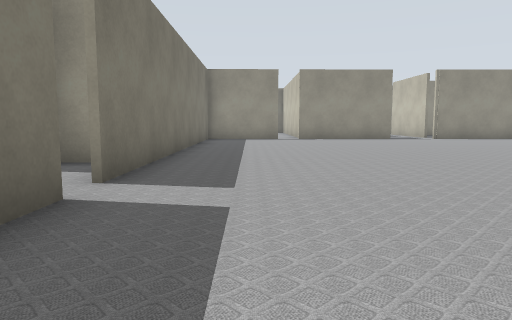
View 1 (above)

24 first-person views from a walk through a Gazebo world. The camera is 0.72 m above the floor, tilts 6° down and sees 70° across. Floor lines are 1 m apart. The floor is counted in squares, 1 m on a side. Each view is taken from the middle of a square. On the plan, view 1 faces up. The plan holds only what a view shows up to about 11 squares ahead; the rest is blank. The place goes on beyond the plan.

View 2
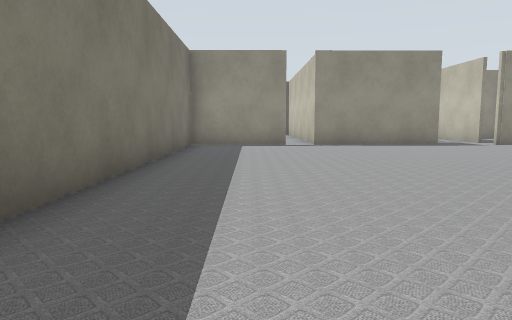

View 3
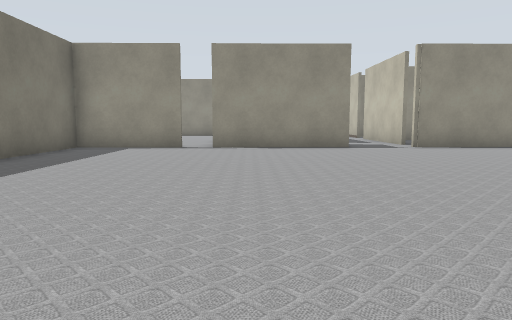

View 4
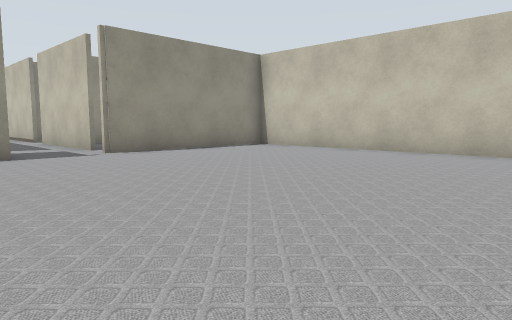

View 5
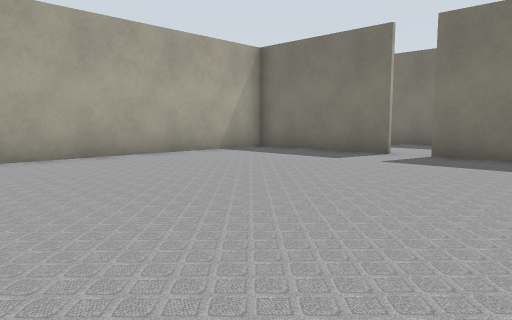

View 6
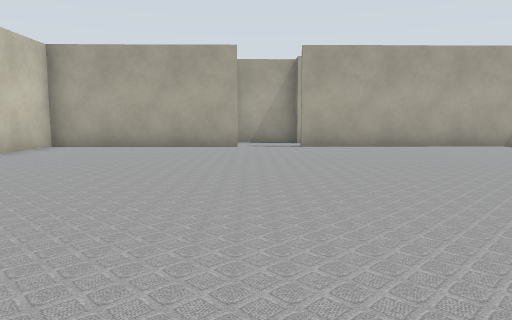

View 7
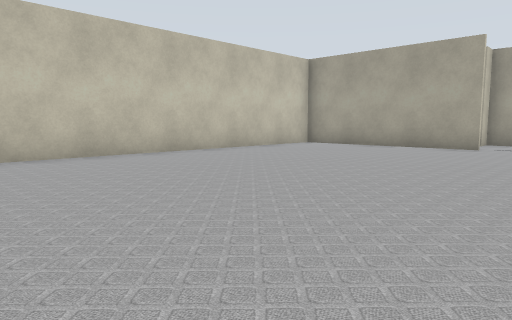

View 8
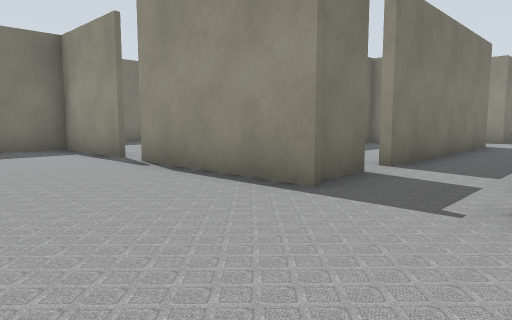

View 9
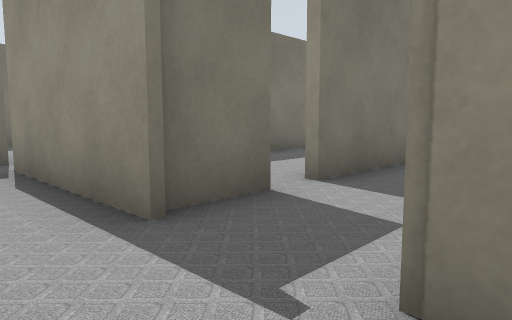

View 10
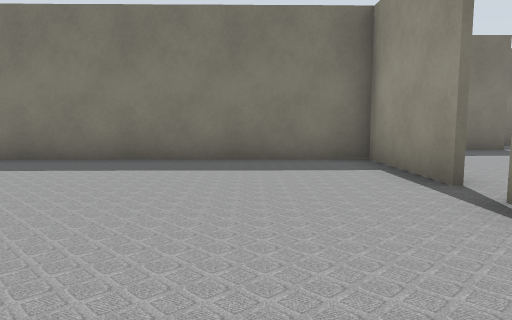

View 11
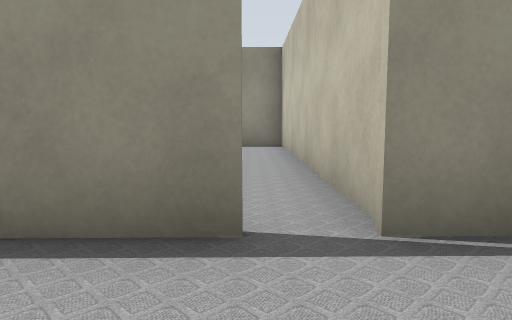

View 12
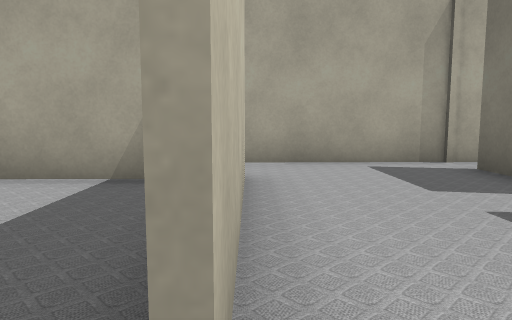

View 13
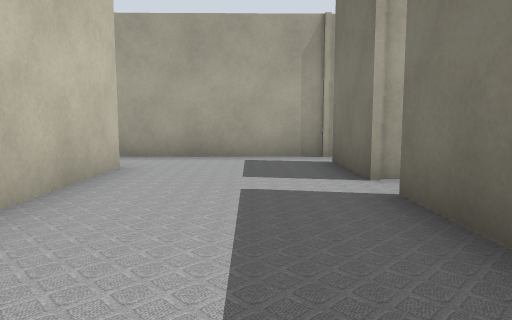

View 14
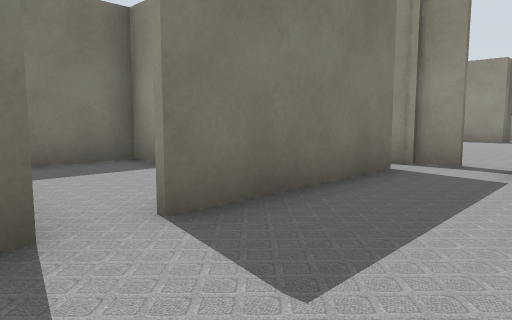

View 15
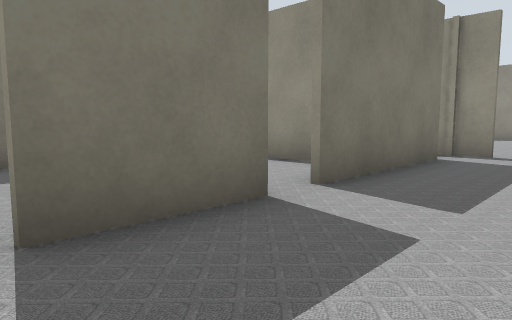

View 16
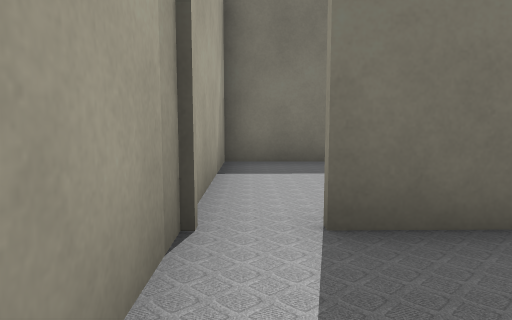

View 17
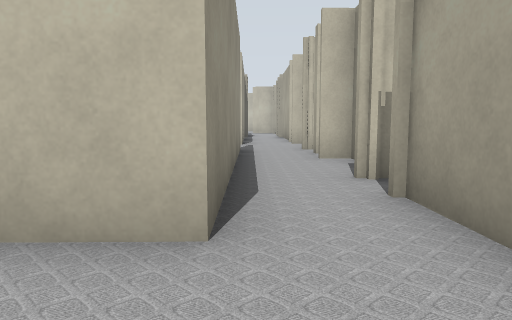

View 18
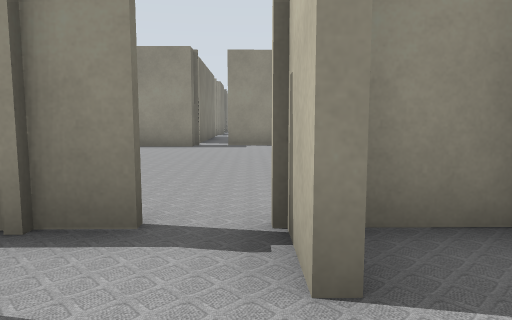

View 19
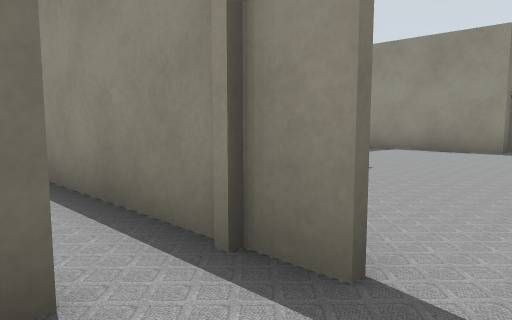

View 20
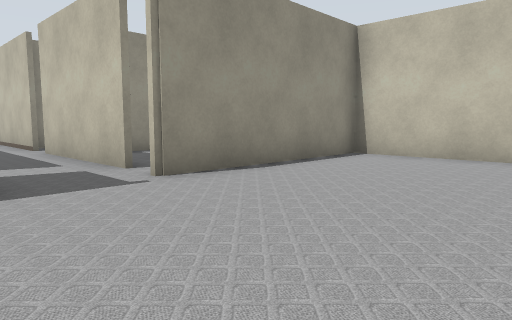

View 21
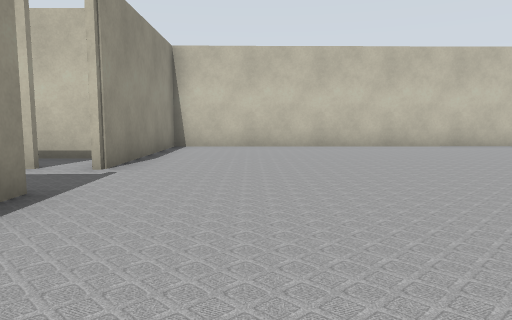

View 22
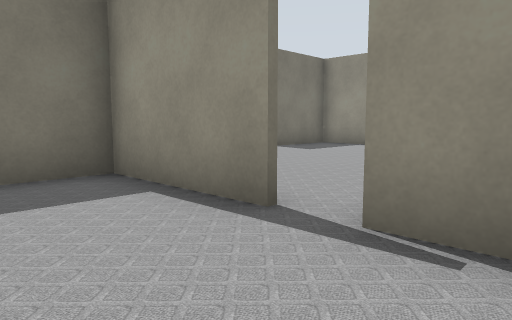

View 23
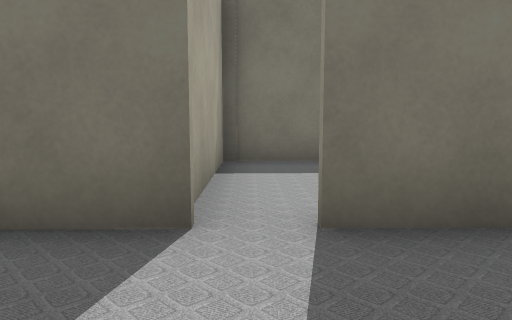

View 24
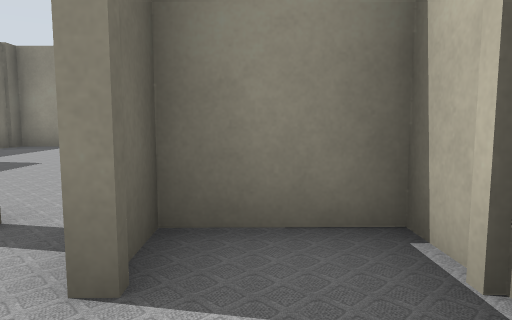

### Floor plan
Points are (right, up) in squares from view 1. A wall is a line through its corners. A room is listed if a view was taken in it or the views show most of it. See-through windows are left out.
Room 1 (views 1, 2, 3, 4, 5, 6, 7, 8, 9, 10, 11, 20, 21, 22)
walls: (5.7, 15.3) (1.9, 15.2); (7.5, 16.3) (7.5, 20.3); (7.5, -0.4) (12.8, -0.4) (12.6, 15.4) (7.4, 15.3); (9.1, 16.1) (9.1, 17.4); (1, 15.2) (-2, 15.2) (-1.8, 4.2); (5.4, 16.9) (5.4, 15.4); (-1.8, 3.4) (-1.7, -0.6) (5.7, -0.5); (7.3, -2.8) (7.8, -2.8) (7.8, -2.2); (7.5, 21.1) (7.4, 22.6); (5.3, 22.6) (5.4, 17.7)
ways out: opening at (-2, 4) to room 2; gap at (5, 17.5) to room 5; gap at (1, 15)
Room 2 (views 12, 13, 18, 19, 24)
walls: (-2, 6.4) (-4, 6.4); (-5.5, 5.5) (-5.5, 3.6)
ways out: opening at (-2, 4) to room 1; opening at (-3.5, 2.5) to room 4; gap at (-4, 6)
Room 3 (views 14, 15, 16, 17)
walls: (-5.4, 0.5) (-5.4, -1.6); (-9.6, -0.7) (-9.6, -2.6) (-2.4, -2.4); (-1.9, -0.7) (-1.9, 0.5)
ways out: opening at (-3.5, -0.5) to room 4; opening at (-1.5, -2) to room 6
Room 4 (view 23)
walls: (-5.5, 3.6) (-5.4, 1.4); (-7, 3.4) (-9.7, 3.3) (-9.6, 0.4) (-5.4, 0.5); (-1.9, 0.5) (-1.9, 3.4)
ways out: opening at (-3.5, 2.5) to room 2; opening at (-3.5, -0.5) to room 3
Room 5 (no view inside)
walls: (1.9, 22) (1.9, 20.5)
ways out: gap at (5, 17.5) to room 1
Room 6 (no view inside)
walls: (0.6, -2.8) (0.6, -2.3); (-2.4, -2.4) (-0.4, -2.4); (3.1, -3) (3.1, -2.2); (5.6, -0.6) (-1.9, -0.7)
ways out: opening at (-1.5, -2) to room 3; opening at (0, -3)

Positions as (right, up) in squares from view 1, and headings:
1: (0, 0), facing up
2: (0, 4), facing up
3: (3, 5), facing up
4: (4, 7), facing up-right
5: (6, 7), facing down-left
6: (7, 10), facing down
7: (5, 10), facing down-right
8: (8, 12), facing up-left
9: (8, 14), facing up-left
10: (5, 13), facing left
11: (1, 13), facing up
12: (-2, 4), facing down
13: (-4, 5), facing down
14: (-3, 0), facing up-left
15: (-3, -2), facing up-left
16: (-3, -2), facing left
17: (-4, -1), facing right
18: (-4, 4), facing up
19: (-4, 5), facing up-left
20: (5, 11), facing up-right
21: (2, 13), facing right
22: (3, 13), facing up-left
23: (-3, 1), facing left
24: (-3, 4), facing up
